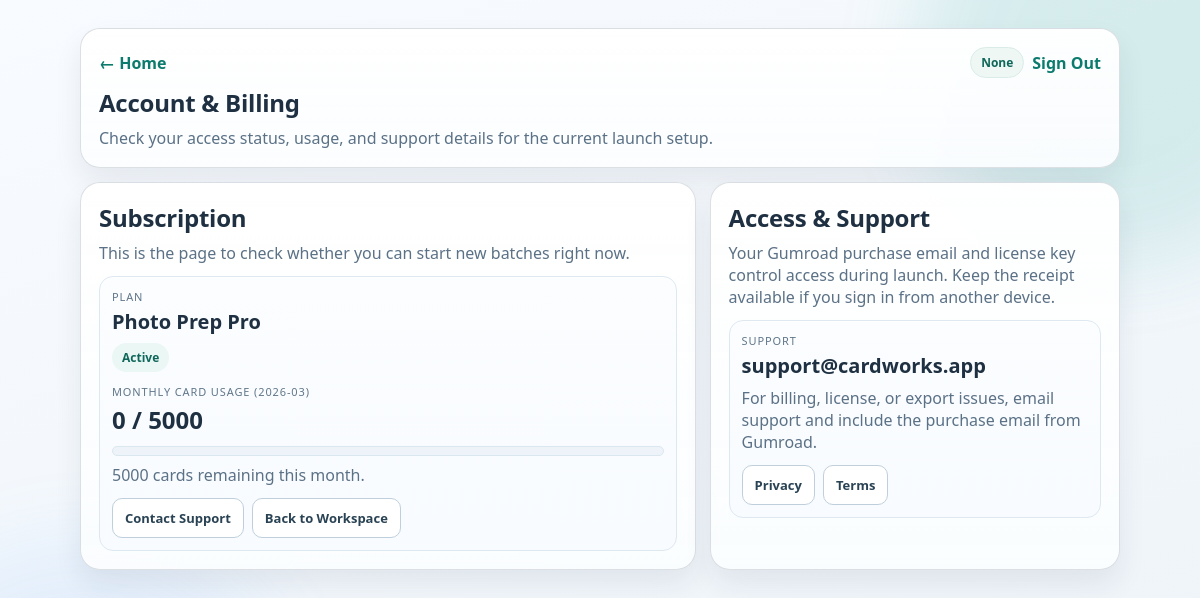
The app's page /account (signed in) with its own data.
### tables this page shows
CREATE TABLE subscriptions (
                  account_id TEXT PRIMARY KEY,
                  status TEXT NOT NULL,
                  plan_name TEXT NOT NULL,
                  cards_per_month_limit INTEGER NOT NULL DEFAULT 0,
                  updated_at TEXT NOT NULL
                , account_email TEXT, stripe_customer_id TEXT, stripe_subscription_id TEXT, trial_cards_total_limit INTEGER NOT NULL DEFAULT 25, trial_exhausted_at TEXT);

### photo_prep_app/app.py (the view)
@app.get("/account")
@auth_service.require_login
def account_page():
    return render_template(
        "account.html",
        account=_account_state(),
        stripe_checkout_ready=billing_service.stripe_checkout_ready(),
        stripe_portal_ready=billing_service.stripe_portal_ready(),
        auth_mode=auth_service.auth_mode(),
        billing_message=request.args.get("billing_message", ""),
    )

### photo_prep_app/app.py (called while the page is built)
def _csrf_token():
    token = session.get("csrf_token")
    if not token:
        token = secrets.token_urlsafe(32)
        session["csrf_token"] = token
    return token

def _account_state():
    auth = _auth_state()
    user = auth.get("user") if auth.get("is_authenticated") else None
    if not user:
        return None
    return billing_service.account_state(
        models,
        DB_PATH,
        account_id=user["id"],
        account_email=user.get("email"),
        ensure_default=True,
    )

def _auth_state():
    return auth_service.auth_state()

@app.context_processor
def inject_app_context():
    return {
        "auth": _auth_state(),
        "auth_mode": auth_service.auth_mode(),
        "csrf_token": _csrf_token(),
        "app_env": billing_service.app_env(),
        "demo_billing_controls_enabled": billing_service.demo_billing_controls_enabled(),
        "launch_mode": auth_service.launch_mode_enabled(),
        "support_email": auth_service.support_email(),
        "purchase_url": auth_service.gumroad_product_url(),
        "plausible_domain": auth_service.plausible_domain(),
        "plausible_script_src": auth_service.plausible_script_src(),
    }

### photo_prep_app/models.py (called while the page is built)
def _connect(db_path):
    conn = sqlite3.connect(db_path, timeout=5)
    conn.row_factory = sqlite3.Row
    return conn

def get_subscription(db_path, account_id):
    with DB_LOCK:
        conn = _connect(db_path)
        try:
            row = conn.execute(
                "SELECT account_id, account_email, status, plan_name, cards_per_month_limit, trial_cards_total_limit, trial_exhausted_at, "
                "stripe_customer_id, stripe_subscription_id, updated_at "
                "FROM subscriptions WHERE account_id = ?",
                (account_id,),
            ).fetchone()
            return dict(row) if row else None
        finally:
            conn.close()

def usage_cards_for_month(db_path, account_id, month_prefix):
    with DB_LOCK:
        conn = _connect(db_path)
        try:
            row = conn.execute(
                "SELECT COALESCE(SUM(cards_processed), 0) AS total "
                "FROM usage_events WHERE account_id = ? AND substr(created_at, 1, 7) = ?",
                (account_id, month_prefix),
            ).fetchone()
            return int(row["total"] or 0)
        finally:
            conn.close()

### photo_prep_app/services/auth.py (called while the page is built)
def auth_mode():
    return (os.environ.get("AUTH_MODE") or "gumroad").strip().lower()

def plausible_domain():
    return (os.environ.get("PLAUSIBLE_DOMAIN") or "").strip()

### photo_prep_app/templates/account.html (shortened to what this page needs)
<!doctype html>
<html lang="en">
<head>
</head>
<body>
  <main class="shell">
    <section class="panel lift">
      <div class="toprow">
        <a class="toplink" href="{{ url_for('dashboard') }}">← Home</a>
        <div class="navrow">
          {% if auth and auth.is_authenticated %}
            <span class="navpill">{{ auth.user.email }}</span>
            <a class="toplink" href="{{ url_for('logout') }}">Sign Out</a>
          {% endif %}
        </div>
      </div>
      <h1 style="margin-top:8px;">Account & Billing</h1>
      <p>Check your access status, usage, and support details for the current launch setup.</p>
    </section>
    <section class="grid">
      <section class="panel lift">
        <h2>Subscription</h2>
        <p style="margin-bottom:10px;">This is the page to check whether you can start new batches right now.</p>
        <div class="metric">
          <div class="k">Plan</div>
          <div class="v" style="font-size:20px;">{{ account.plan_name }}</div>
          <span class="pill {% if not account.can_process %}warn{% endif %}">{{ account.status_label }}</span>
          <div class="k" style="margin-top:12px;">
            {% if account.is_trial_user %}Free Trial Usage (Lifetime){% else %}Monthly Card Usage ({{ account.month_key }}){% endif %}
          </div>
          <div class="v">
            {% if account.is_master_user %}
              {{ account.used_cards }} / Unlimited
            {% elif account.is_trial_user %}
              {{ account.trial_used_cards_total }} / {{ account.trial_cards_total_limit }}
            {% else %}
              {{ account.used_cards }} / {{ account.cards_limit }}
            {% endif %}
          </div>
          <div class="meter"><div></div></div>
          <p style="margin-top:8px;">
            {% if account.is_master_user %}
              Owner bypass is active for this account. Billing gates are bypassed and processing remains enabled.
            {% elif account.is_trial_user and account.trial_exhausted %}
              Your free trial is exhausted. Upgrade to continue processing.
            {% elif account.is_trial_user %}
              {{ account.trial_remaining_cards }} free trial cards remaining.
            {% elif account.can_process %}
              {{ account.remaining_cards }} cards remaining this month.
            {% else %}
              Processing is currently locked. Update billing to start new batches again.
            {% endif %}
          </p>
          <div class="btnrow">
            {% if launch_mode %}
            <a class="btn ghost" href="mailto:{{ support_email }}">Contact Support</a>
            {% else %}
            <a class="btn primary" href="{{ url_for('billing_checkout') }}">{{ "Upgrade" if stripe_checkout_ready else "Upgrade (Demo/Unconfigured)" }}</a>
            <a class="btn ghost" href="{{ url_for('billing_portal') }}">{{ "Manage Billing" if stripe_portal_ready else "Manage Billing (Demo/Unconfigured)" }}</a>
            {% endif %}
            <a class="btn ghost" href="{{ url_for('dashboard') }}">Back to Workspace</a>
          </div>
        </div>
      </section>
      {% if launch_mode %}
      <section class="panel lift">
        <h2>Access & Support</h2>
        <p>Your Gumroad purchase email and license key control access during launch. Keep the receipt available if you sign in from another device.</p>
        <div class="metric">
          <div class="k">Support</div>
          <div class="v" style="font-size:20px;">{{ support_email }}</div>
          <p style="margin-top:8px;">For billing, license, or export issues, email support and include the purchase email from Gumroad.</p>
          <div class="btnrow">
            <a class="btn ghost" href="{{ url_for('privacy_page') }}">Privacy</a>
            <a class="btn ghost" href="{{ url_for('terms_page') }}">Terms</a>
          </div>
        </div>
      </section>
      {% endif %}
    </section>
  </main>
</body>
</html>

### records on screen
subscriptions: plan_name "Photo Prep Pro", status_label "Active", cards_limit "5000"

### other values on screen
{{ auth.user.email }} "None"
{{ account.month_key }} "2026-03"
{{ account.used_cards }} "0"
{{ account.remaining_cards }} "5000"
{{ support_email }} "support@cardworks.app"
